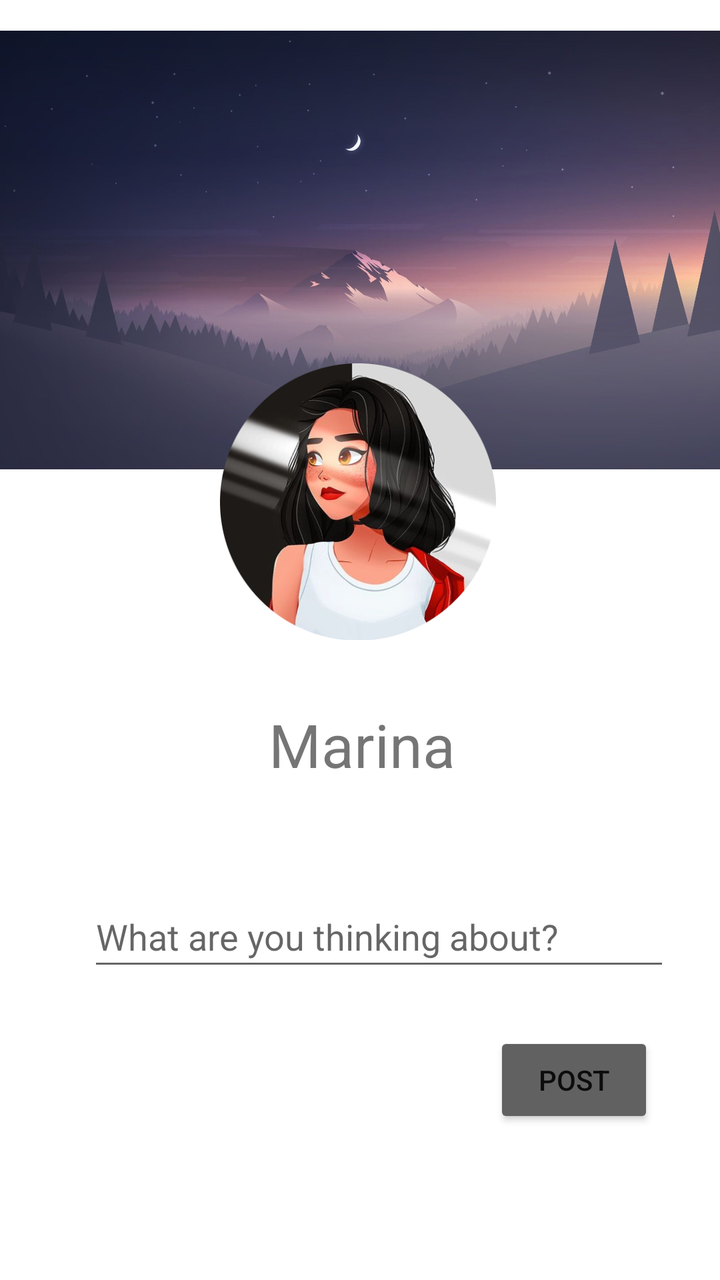
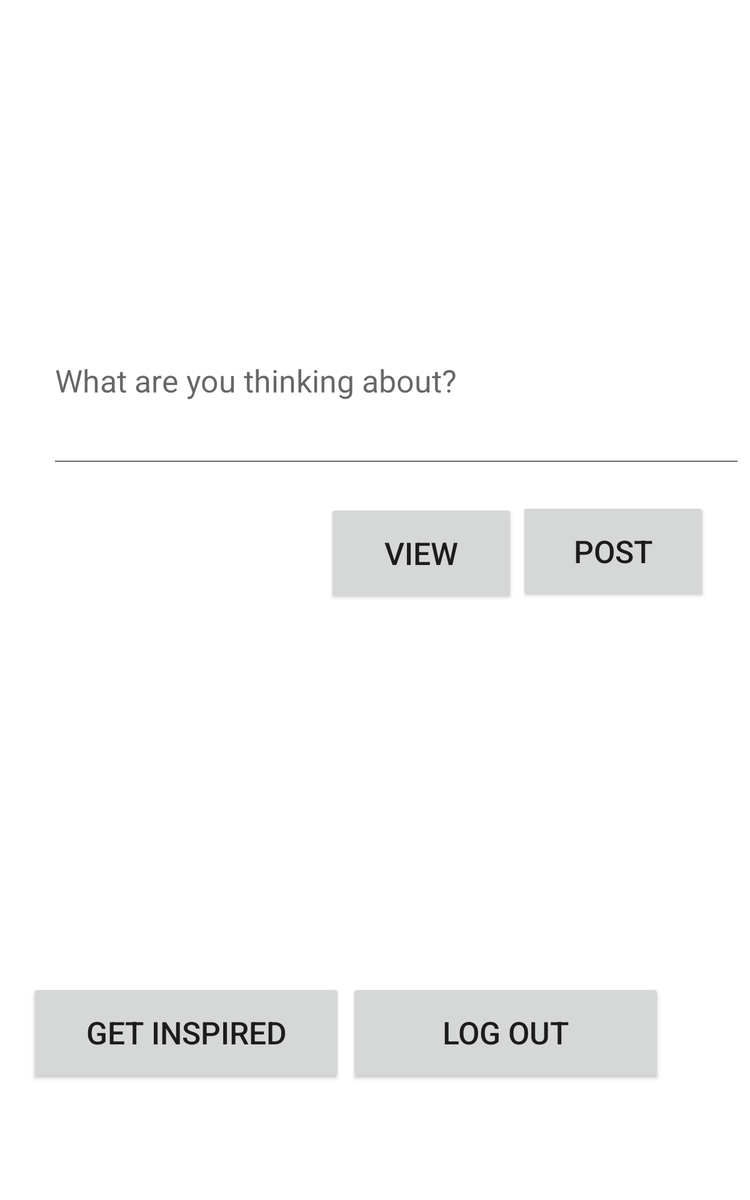

The same Android screen from two of the app's own layout files: first res/layout/ as a phone draws it, then the author's variant for another configuration, drawn on a device whose configuration selects that folder. Both files follow.
<!-- AndroidManifest.xml: application theme Theme.Laboratory1 -->
<!-- res/layout/activity_third.xml -->
<?xml version="1.0" encoding="utf-8"?>
<RelativeLayout
    xmlns:android="http://schemas.android.com/apk/res/android"
    xmlns:app="http://schemas.android.com/apk/res-auto"
    xmlns:tools="http://schemas.android.com/tools"
    android:layout_width="match_parent"
    android:layout_height="match_parent"
    tools:context=".ThirdActivity">

    <ImageView
        android:id="@+id/imageView"
        android:layout_width="match_parent"
        android:layout_height="250dp"
        app:srcCompat="@drawable/profile_wallpaper" />

    <Button
        android:id="@+id/goToListBtn"
        android:layout_width="wrap_content"
        android:layout_height="wrap_content"
        android:layout_alignParentStart="true"
        android:layout_alignParentLeft="true"
        android:layout_alignParentEnd="true"
        android:layout_alignParentRight="true"
        android:layout_alignParentBottom="true"
        android:layout_marginStart="247dp"
        android:layout_marginLeft="247dp"
        android:layout_marginEnd="33dp"
        android:layout_marginRight="33dp"
        android:layout_marginBottom="76dp"
        android:backgroundTint="@color/grey_700"
        android:text="@string/post_btn"
        app:layout_constraintBottom_toBottomOf="parent"
        app:layout_constraintEnd_toEndOf="parent"
        app:layout_constraintHorizontal_bias="0.891"
        app:layout_constraintStart_toStartOf="parent"
        app:layout_constraintTop_toBottomOf="@+id/yourTxtArea"
        app:layout_constraintVertical_bias="0.049" />

    <TextView
        android:id="@+id/userName"
        android:layout_width="223dp"
        android:layout_height="wrap_content"
        android:layout_below="@+id/setAvatar"
        android:layout_alignParentStart="true"
        android:layout_alignParentLeft="true"
        android:layout_alignParentEnd="true"
        android:layout_alignParentRight="true"
        android:layout_marginStart="95dp"
        android:layout_marginLeft="95dp"
        android:layout_marginTop="0dp"
        android:layout_marginEnd="93dp"
        android:layout_marginRight="93dp"
        android:gravity="center"
        android:text="@string/home_user_name"
        android:textSize="30dp"
        app:layout_constraintBottom_toBottomOf="parent"
        app:layout_constraintEnd_toEndOf="parent"
        app:layout_constraintHorizontal_bias="0.498"
        app:layout_constraintStart_toStartOf="parent"
        app:layout_constraintTop_toBottomOf="@+id/setAvatar"
        app:layout_constraintVertical_bias="0.055" />

    <ImageView
        android:id="@+id/setAvatar"
        android:layout_width="202dp"
        android:layout_height="202dp"
        android:layout_alignParentStart="true"
        android:layout_alignParentLeft="true"
        android:layout_alignParentTop="true"
        android:layout_alignParentEnd="true"
        android:layout_alignParentRight="true"
        android:layout_marginStart="110dp"
        android:layout_marginLeft="110dp"
        android:layout_marginTop="150dp"
        android:layout_marginEnd="112dp"
        android:layout_marginRight="112dp"
        app:layout_constraintBottom_toBottomOf="parent"
        app:layout_constraintEnd_toEndOf="parent"
        app:layout_constraintStart_toStartOf="parent"
        app:layout_constraintTop_toTopOf="parent"
        app:layout_constraintVertical_bias="0.085"
        app:srcCompat="@drawable/profile_picture" />

    <EditText
        android:id="@+id/yourTxtArea"
        android:layout_width="341dp"
        android:layout_height="47dp"
        android:layout_below="@+id/userName"
        android:layout_alignParentStart="true"
        android:layout_alignParentLeft="true"
        android:layout_alignParentEnd="true"
        android:layout_alignParentRight="true"
        android:layout_marginStart="44dp"
        android:layout_marginLeft="44dp"
        android:layout_marginTop="51dp"
        android:layout_marginEnd="25dp"
        android:layout_marginRight="25dp"
        android:ems="10"
        android:hint="@string/hint_txt_post"
        android:inputType="textPersonName"
        app:layout_constraintBottom_toBottomOf="parent"
        app:layout_constraintEnd_toEndOf="parent"
        app:layout_constraintStart_toStartOf="parent"
        app:layout_constraintTop_toBottomOf="@+id/userName"
        app:layout_constraintVertical_bias="0.086" />

</RelativeLayout>
<!-- resources referenced by this layout -->
<resources>
  <color name="grey_700">#616161</color>
  <!-- drawable profile_picture: png bitmap (drawable, 184994 bytes) -->
  <!-- drawable profile_wallpaper: jpg bitmap (drawable, 160136 bytes) -->
  <string name="hint_txt_post">What are you thinking about?</string>
  <string name="home_user_name">Marina</string>
  <string name="post_btn">POST</string>
  <style name="Theme.Laboratory1" parent="Theme.MaterialComponents.DayNight.NoActionBar">
          
          <item name="colorPrimary">@color/purple_500</item>
          <item name="colorPrimaryVariant">@color/purple_700</item>
          <item name="colorOnPrimary">@color/white</item>
          
          <item name="colorSecondary">@color/teal_200</item>
          <item name="colorSecondaryVariant">@color/teal_700</item>
          <item name="colorOnSecondary">@color/black</item>
          
          <item name="android:statusBarColor" tools:targetApi="l">?attr/colorPrimaryVariant</item>
          
      </style>
  <color name="purple_500">#9C27B0</color>
  <color name="purple_700">#7B1FA2</color>
  <color name="white">#FFFFFFFF</color>
  <color name="teal_200">#80CBC4</color>
  <color name="teal_700">#00796B</color>
  <color name="black">#FF000000</color>
</resources>
<!-- res/layout-sw600dp/activity_third.xml (the author's variant of the layout above) -->
<!-- drawn on a 7-inch tablet held upright -->
<?xml version="1.0" encoding="utf-8"?>
<androidx.constraintlayout.widget.ConstraintLayout xmlns:android="http://schemas.android.com/apk/res/android"
    xmlns:app="http://schemas.android.com/apk/res-auto"
    xmlns:tools="http://schemas.android.com/tools"
    android:layout_width="match_parent"
    android:layout_height="match_parent"
    tools:context=".ThirdActivity">

    <Button
        android:id="@+id/goToListBtn"
        android:layout_width="150dp"
        android:layout_height="80dp"
        android:text="Post"
        android:textSize="25dp"
        app:layout_constraintBottom_toBottomOf="parent"
        app:layout_constraintEnd_toEndOf="parent"
        app:layout_constraintHorizontal_bias="0.923"
        app:layout_constraintStart_toStartOf="parent"
        app:layout_constraintTop_toBottomOf="@+id/yourTxtArea"
        app:layout_constraintVertical_bias="0.047" />

    <TextView
        android:id="@+id/userName"
        android:layout_width="wrap_content"
        android:layout_height="wrap_content"
        android:text=""
        android:textSize="50dp"
        app:layout_constraintBottom_toBottomOf="parent"
        app:layout_constraintEnd_toEndOf="parent"
        app:layout_constraintHorizontal_bias="0.265"
        app:layout_constraintStart_toStartOf="parent"
        app:layout_constraintTop_toBottomOf="@+id/setAvatar"
        app:layout_constraintVertical_bias="0.142" />

    <ImageView
        android:id="@+id/setAvatar"
        android:layout_width="445dp"
        android:layout_height="459dp"
        app:layout_constraintBottom_toBottomOf="parent"
        app:layout_constraintEnd_toEndOf="parent"
        app:layout_constraintHorizontal_bias="0.145"
        app:layout_constraintStart_toStartOf="parent"
        app:layout_constraintTop_toTopOf="parent"
        app:layout_constraintVertical_bias="0.124" />

    <Button
        android:id="@+id/goToMainBtn"
        android:layout_width="250dp"
        android:layout_height="80dp"
        android:text="Log out"
        android:textSize="25dp"
        app:layout_constraintBottom_toBottomOf="parent"
        app:layout_constraintEnd_toEndOf="parent"
        app:layout_constraintHorizontal_bias="0.07"
        app:layout_constraintStart_toEndOf="@+id/goToRandomBtn"
        app:layout_constraintTop_toTopOf="parent"
        app:layout_constraintVertical_bias="0.893" />

    <EditText
        android:id="@+id/yourTxtArea"
        android:layout_width="554dp"
        android:layout_height="149dp"
        android:ems="10"
        android:hint="What are you thinking about?"
        android:inputType="textPersonName"
        android:textSize="25dp"
        app:layout_constraintBottom_toBottomOf="parent"
        app:layout_constraintEnd_toEndOf="parent"
        app:layout_constraintHorizontal_bias="0.874"
        app:layout_constraintStart_toStartOf="parent"
        app:layout_constraintTop_toTopOf="parent"
        app:layout_constraintVertical_bias="0.282" />

    <Button
        android:id="@+id/goToRandomBtn"
        android:layout_width="250dp"
        android:layout_height="80dp"
        android:text="Get Inspired"
        android:textSize="25dp"
        app:layout_constraintBottom_toBottomOf="parent"
        app:layout_constraintEnd_toEndOf="parent"
        app:layout_constraintHorizontal_bias="0.069"
        app:layout_constraintStart_toStartOf="parent"
        app:layout_constraintTop_toTopOf="parent"
        app:layout_constraintVertical_bias="0.893" />

    <Button
        android:id="@+id/button"
        android:layout_width="150dp"
        android:layout_height="80dp"
        android:text="VIEW"
        android:textSize="25dp"
        app:layout_constraintBottom_toBottomOf="parent"
        app:layout_constraintEnd_toStartOf="@+id/goToListBtn"
        app:layout_constraintHorizontal_bias="0.986"
        app:layout_constraintStart_toStartOf="parent"
        app:layout_constraintTop_toBottomOf="@+id/yourTxtArea"
        app:layout_constraintVertical_bias="0.05" />


</androidx.constraintlayout.widget.ConstraintLayout>
<!-- resources referenced by the variant -->
<!-- as a 7-inch tablet held upright resolves them -->
<resources>
  <style name="Theme.Laboratory1" parent="Theme.MaterialComponents.DayNight.NoActionBar">
          
          <item name="colorPrimary">@color/purple_500</item>
          <item name="colorPrimaryVariant">@color/purple_700</item>
          <item name="colorOnPrimary">@color/white</item>
          
          <item name="colorSecondary">@color/teal_200</item>
          <item name="colorSecondaryVariant">@color/teal_700</item>
          <item name="colorOnSecondary">@color/black</item>
          
          <item name="android:statusBarColor" tools:targetApi="l">?attr/colorPrimaryVariant</item>
          
      </style>
  <color name="purple_500">#9C27B0</color>
  <color name="purple_700">#7B1FA2</color>
  <color name="white">#FFFFFFFF</color>
  <color name="teal_200">#80CBC4</color>
  <color name="teal_700">#00796B</color>
  <color name="black">#FF000000</color>
</resources>
